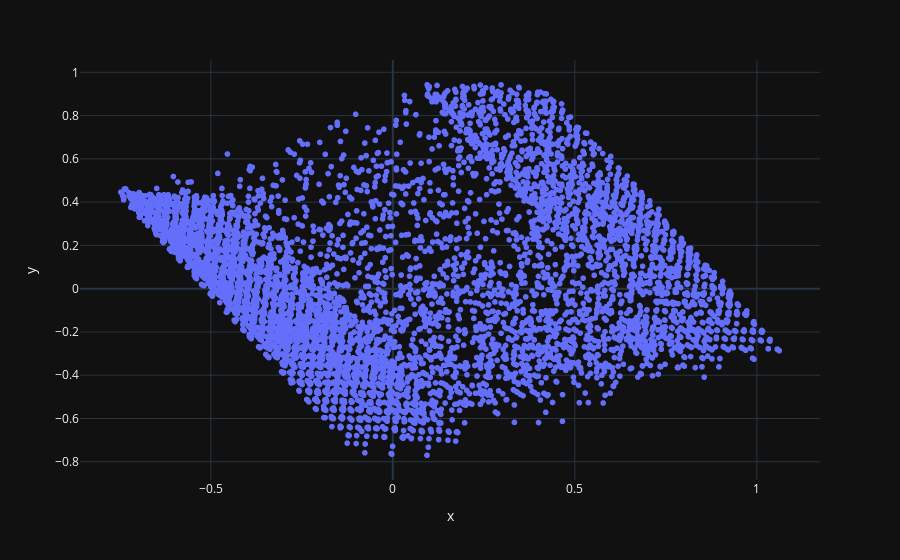

The code cell stored with this chart in its notebook:
### Code cell
px.scatter(x=comps[:, 0], y=comps[:, 1])

### Figure 1 — Plotly figure (JSON) as saved in the notebook; plotly's stock layout.template omitted (floating-point values rounded to 4 significant figures; data arrays with more than 128 entries replaced by an {"elided": "..."} marker saying what was removed)
{"data": [{"hovertemplate": "x=%{x}<br>y=%{y}<extra></extra>", "legendgroup": "", "marker": {"color": "#636efa", "symbol": "circle"}, "mode": "markers", "name": "", "showlegend": false, "type": "scattergl", "x": {"elided": "8000 float values"}, "xaxis": "x", "y": {"elided": "8000 float values"}, "yaxis": "y"}], "layout": {"legend": {"tracegroupgap": 0}, "margin": {"t": 60}, "xaxis": {"anchor": "y", "domain": [0, 1], "title": {"text": "x"}}, "yaxis": {"anchor": "x", "domain": [0, 1], "title": {"text": "y"}}}}
